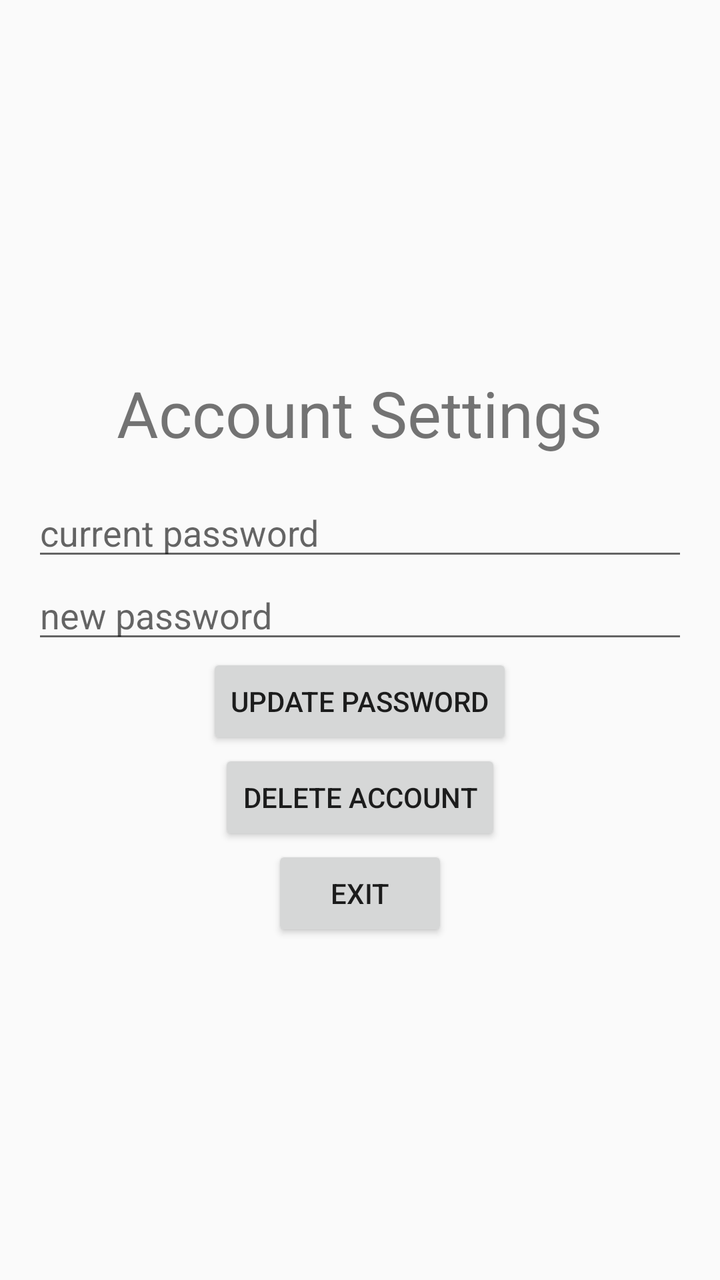
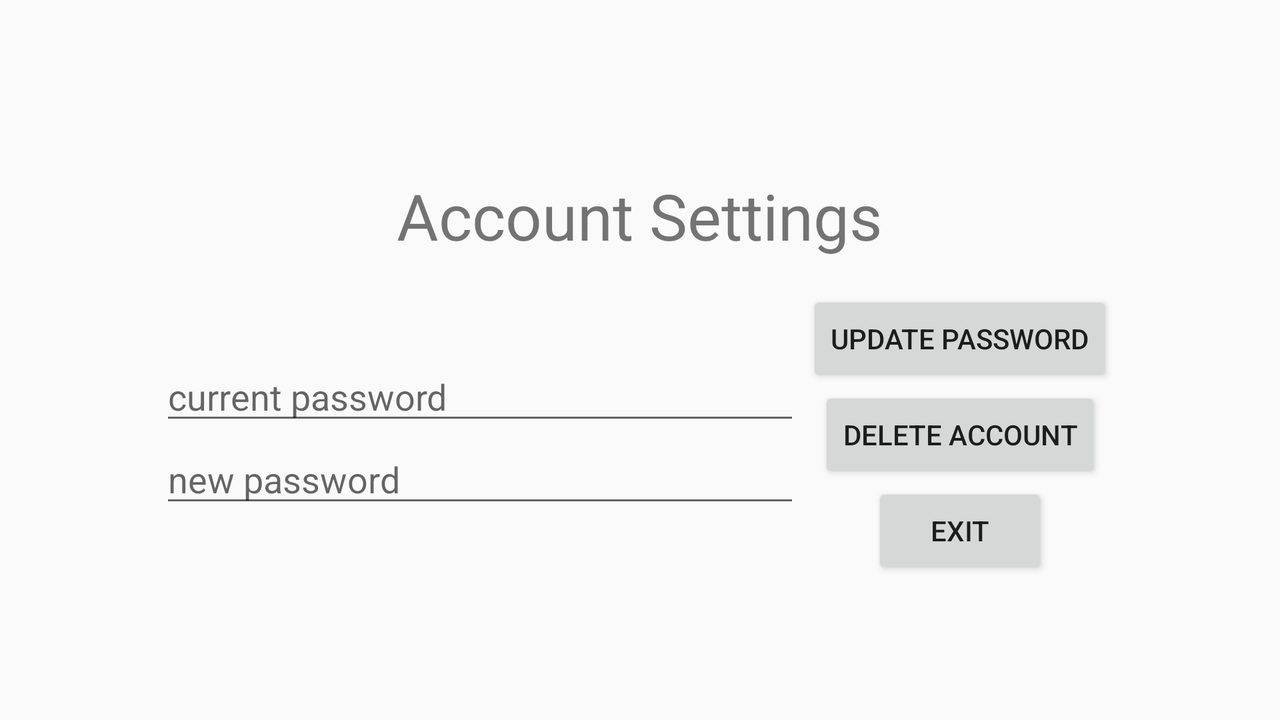

One screen, two layout resources from the same app: the default and the repository's alternative for another configuration. Each is rendered where Android would select it; the XML of both is given below.
<!-- AndroidManifest.xml: application theme AppTheme -->
<!-- res/layout/fragment_account_settings.xml -->
<LinearLayout xmlns:android="http://schemas.android.com/apk/res/android"
    android:layout_width="match_parent"
    android:layout_height="match_parent"
    xmlns:app="http://schemas.android.com/apk/res-auto"
    android:gravity="center"
    android:orientation="vertical"
    android:padding="16dp">

    <TextView
        android:layout_width="wrap_content"
        android:layout_height="wrap_content"
        android:text="@string/account_settings_title"
        android:textSize="32sp"
        android:padding="16dp"/>

    <EditText
        android:id="@+id/current_password_edittext"
        android:layout_width="match_parent"
        android:layout_height="wrap_content"
        android:hint="@string/current_password_hint"
        android:inputType="textPassword" />

    <EditText
        android:id="@+id/new_password_edittext"
        android:layout_width="match_parent"
        android:layout_height="wrap_content"
        android:hint="@string/new_password_hint"
        android:inputType="textPassword" />

    <Button
        android:id="@+id/update_password_button"
        android:layout_width="wrap_content"
        android:layout_height="wrap_content"
        android:text="@string/update_password_button"/>

    <Button
        android:id="@+id/delete_account_button"
        android:layout_width="wrap_content"
        android:layout_height="wrap_content"
        android:text="@string/delete_account_button"/>

    <Button
        android:id="@+id/account_settings_exit_button"
        android:layout_width="wrap_content"
        android:layout_height="wrap_content"
        android:text="@string/exit_button"/>

</LinearLayout>
<!-- resources referenced by this layout -->
<resources>
  <string name="account_settings_title">Account Settings</string>
  <string name="current_password_hint">current password</string>
  <string name="delete_account_button">DELETE ACCOUNT</string>
  <string name="exit_button">EXIT</string>
  <string name="new_password_hint">new password</string>
  <string name="update_password_button">UPDATE PASSWORD</string>
  <style name="AppTheme" parent="Theme.AppCompat.Light.DarkActionBar">
          
          <item name="colorPrimary">@color/colorPrimary</item>
          <item name="colorPrimaryDark">@color/colorPrimaryDark</item>
          <item name="colorAccent">@color/colorAccent</item>
      </style>
</resources>
<!-- res/layout-land/fragment_account_settings.xml (the repository's variant of the layout above) -->
<!-- drawn on the phone turned sideways -->
<LinearLayout xmlns:android="http://schemas.android.com/apk/res/android"
    android:layout_width="match_parent"
    android:layout_height="match_parent"
    xmlns:app="http://schemas.android.com/apk/res-auto"
    android:gravity="center"
    android:orientation="vertical"
    android:padding="16dp">

    <TextView
        android:layout_width="wrap_content"
        android:layout_height="wrap_content"
        android:text="@string/account_settings_title"
        android:textSize="32sp"
        android:padding="16dp"/>

    <LinearLayout
        android:layout_width="match_parent"
        android:layout_height="wrap_content"
        android:gravity="center"
        android:orientation="horizontal">

        <LinearLayout
            android:layout_width="0dp"
            android:layout_height="wrap_content"
            android:layout_marginLeft="64dp"
            android:layout_weight="2"
            android:gravity="center"
            android:orientation="vertical">

            <EditText
                android:id="@+id/current_password_edittext"
                android:layout_width="match_parent"
                android:layout_height="wrap_content"
                android:hint="@string/current_password_hint"
                android:inputType="textPassword" />

            <EditText
                android:id="@+id/new_password_edittext"
                android:layout_width="match_parent"
                android:layout_height="wrap_content"
                android:hint="@string/new_password_hint"
                android:inputType="textPassword" />

        </LinearLayout>

        <LinearLayout
            android:layout_width="0dp"
            android:layout_height="wrap_content"
            android:layout_marginRight="64dp"
            android:layout_weight="1"
            android:gravity="center"
            android:orientation="vertical">

            <Button
                android:id="@+id/update_password_button"
                android:layout_width="wrap_content"
                android:layout_height="wrap_content"
                android:text="@string/update_password_button"/>

            <Button
                android:id="@+id/delete_account_button"
                android:layout_width="wrap_content"
                android:layout_height="wrap_content"
                android:text="@string/delete_account_button"/>

            <Button
                android:id="@+id/account_settings_exit_button"
                android:layout_width="wrap_content"
                android:layout_height="wrap_content"
                android:text="@string/exit_button"/>

        </LinearLayout>

    </LinearLayout>

</LinearLayout>
